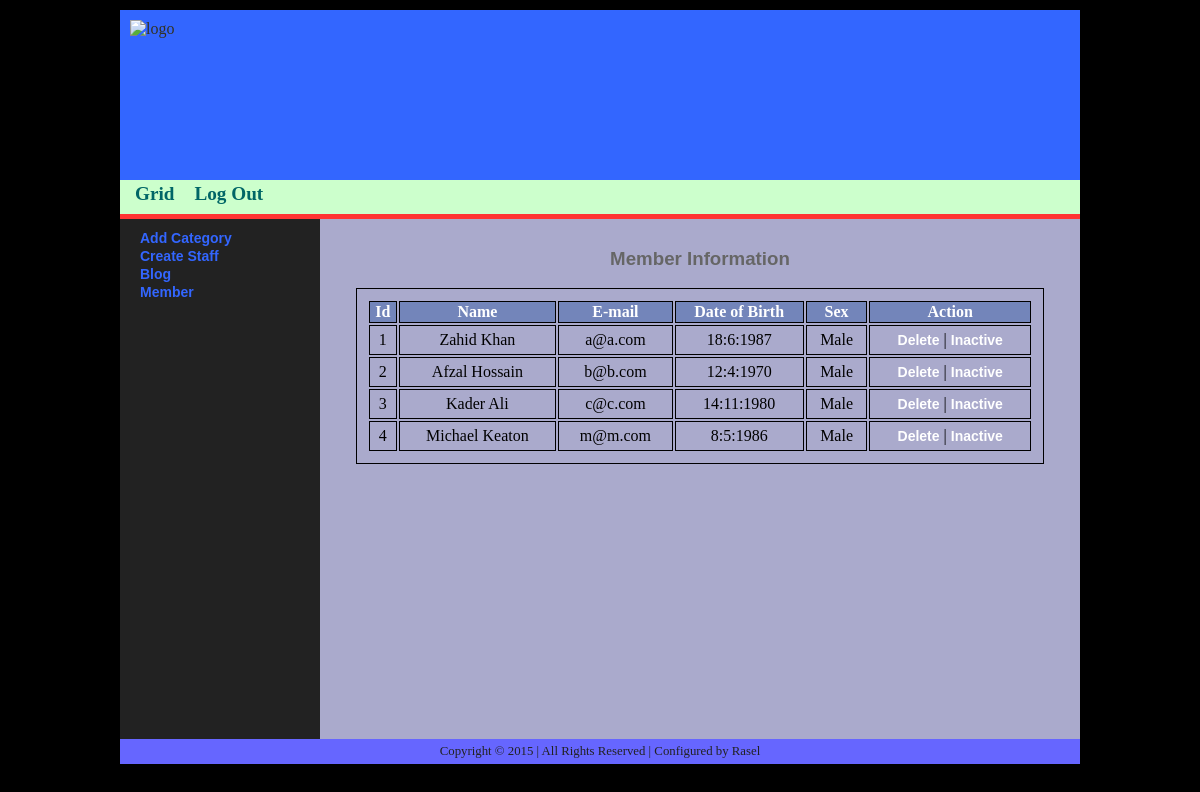
Screenshot of /admin/member.php (signed in) with the database file from the repository.
### tables this page shows
CREATE TABLE IF NOT EXISTS `user` (
  `user_id` int(11) NOT NULL AUTO_INCREMENT,
  `first_name` varchar(30) NOT NULL,
  `last_name` varchar(30) NOT NULL,
  `user_email` varchar(30) NOT NULL,
  `user_password` varchar(64) NOT NULL,
  `dob` varchar(10) NOT NULL,
  `sex` char(6) NOT NULL,
  `activity` tinyint(1) NOT NULL DEFAULT '1',
  PRIMARY KEY (`user_id`)
);

### class/connection.php (called while the page is built, shortened)
<?php
class Connection {
    function __construct() {
        $this->connector = mysql_connect(HOST, USER, PASSWORD);
	$this->database = mysql_select_db(DATABASE);
    }
}
?>

### class/ini.php (called while the page is built, shortened)
<?php require_once("connection.php"); ?>
<?php require_once("user.php"); ?>
<?php $U = new User(); ?>

### class/user.php (called while the page is built, shortened)
<?php
class User extends Sanitize {
    public function member(){
        $sql = "SELECT * FROM user";
        $result = mysql_query($sql);
        return $result;
    }
}
?>

### admin/member.php (the view, shortened to what this page needs)
<?php require_once("../include/aheader.php"); ?>
<h3>Member Information</h3>
<table>
    <tr>
        <th>Id</th>
        <th>Name</th>
        <th>E-mail</th>
        <th>Date of Birth</th>
        <th>Sex</th>
        <th>Action</th>
    </tr>
    <? $result = $U->member(); ?>
    <? while ($row = mysql_fetch_array($result)) { ?>
    <tr>
       <td><? echo $row['user_id']; ?></td>
       <td><? echo $row['first_name']." ".$row['last_name']; ?></td>
       <td><? echo $row['user_email']; ?></td>
       <td><? echo $row['dob']; ?></td>
       <td><? echo $row['sex']; ?></td>
       <td>
           <a href="member.php?erase_id=<? echo $row['user_id']; ?>" onClick="return confirmation();">Delete</a> |
    <? if ($row['activity'] == 1) { ?>
           <a href="member.php?inactive_id=<? echo $row['user_id']; ?>" onClick="return confirmation();">Inactive</a>
    <? } else { ?>
           <a href="member.php?active_id=<? echo $row['user_id']; ?>" onClick="return confirmation();">Active</a>
    <? } ?>
       </td>
    </tr>
     <? } ?>
</table>
<?php require_once("../include/afooter.php"); ?>

### css/grid.css (style rules this page uses)
html { height: 100%; }
body { height: 100%; margin: 0; padding: 0; background-color: #000000; }
section #content h3 { color: #666666; font-family: Gill, Helvetica, sans-serif; text-align: center; }
section table { width: 688px; padding: 10px; margin: 10px auto; }
section table, tr, td, th { border: 1px solid #000000; }
section table th { color: #ffffff; background-color: #7385BA; }
section table tr, section table td { text-align: center; padding: 5px; }
a:link, a:visited { color: #ffffff; text-decoration: none; font-family: sans-serif; font-size: 14px; font-weight: bold; }

### rows the page displays
user: user_id "1", first_name "Zahid", last_name "Khan", user_email "a@a.com", dob "18:6:1987", sex "Male"
user: user_id "2", first_name "Afzal", last_name "Hossain", user_email "b@b.com", dob "12:4:1970", sex "Male"
user: user_id "3", first_name "Kader", last_name "Ali", user_email "c@c.com", dob "14:11:1980", sex "Male"
user: user_id "4", first_name "Michael", last_name "Keaton", user_email "m@m.com", dob "8:5:1986", sex "Male"
